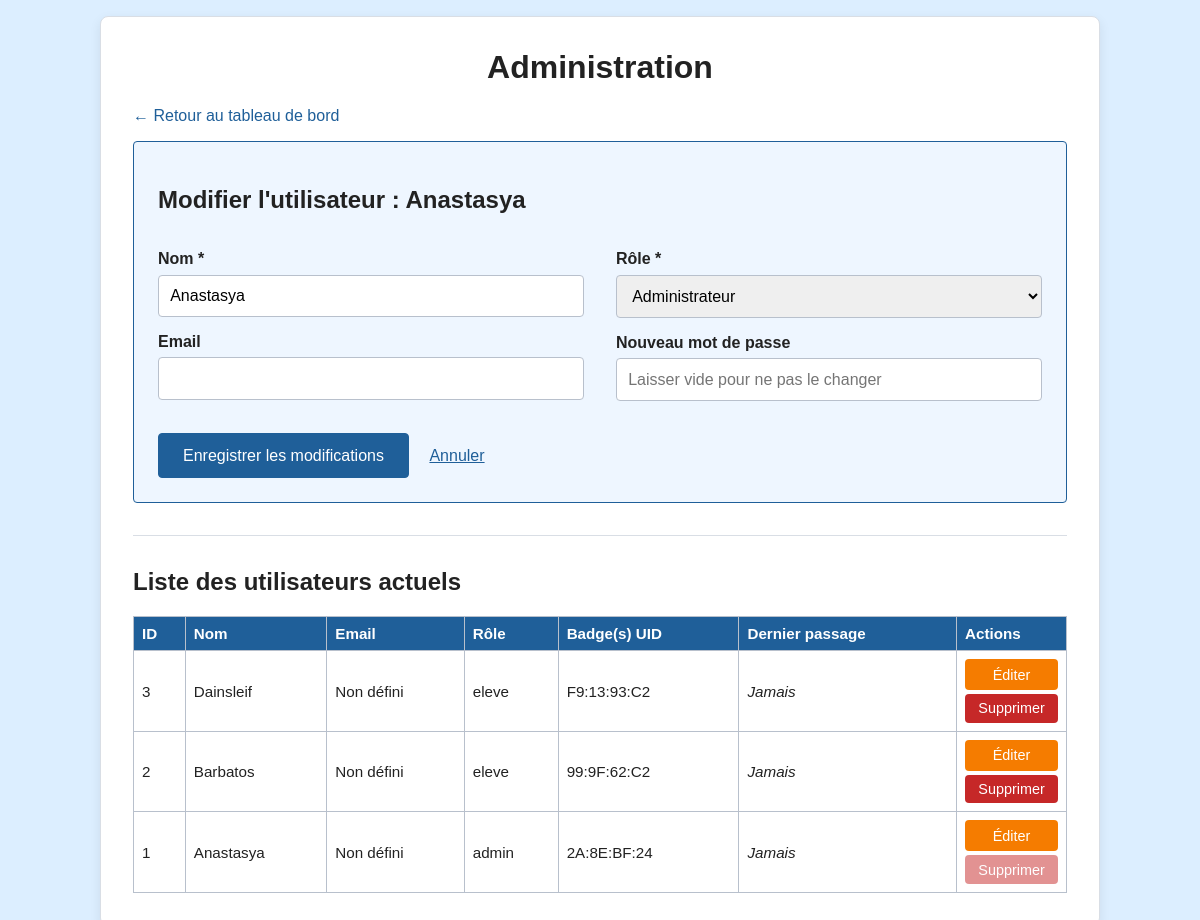
The page /gestion_utilisateurs.php?edit=1 (signed in) on the database its author committed.
### tables this page shows
CREATE TABLE `Utilisateur` (
  `id_user` int(11) NOT NULL AUTO_INCREMENT,
  `nom` varchar(50) NOT NULL,
  `prenom` varchar(50) DEFAULT NULL,
  `email` varchar(100) DEFAULT NULL,
  `mot_de_passe` varchar(255) DEFAULT NULL,
  `role` enum('admin','eleve') NOT NULL DEFAULT 'eleve',
  PRIMARY KEY (`id_user`)
);

### gestion_utilisateurs.php (the view, shortened to what this page needs)
<?php
require_once 'db.php';
$idUtilisateurAEditer = (int)($_GET['edit'] ?? 0);
$utilisateurAEditer = null;
if ($idUtilisateurAEditer > 0) {
    $reqEdit = $pdo->prepare('SELECT id_user, nom, email, role FROM Utilisateur WHERE id_user = :id');
    $reqEdit->execute(['id' => $idUtilisateurAEditer]);
    $utilisateurAEditer = $reqEdit->fetch();
}
try {
    $requeteSelect = $pdo->query('
        SELECT
            u.id_user, u.nom, u.email, u.role,
            GROUP_CONCAT(DISTINCT b.uid_badge SEPARATOR ", ") as badges,
            MAX(a.date_heure) as dernier_passage
        FROM Utilisateur u
        LEFT JOIN Badge b ON u.id_user = b.id_user
        LEFT JOIN Acces a ON b.id_badge = a.id_badge
        GROUP BY u.id_user
        ORDER BY u.id_user DESC
    ');
    $utilisateurs = $requeteSelect->fetchAll();
} catch (PDOException $e) {
    die("Erreur de récupération : " . $e->getMessage());
}
?>
<!DOCTYPE html>
<html lang="fr">
<head>
    <link rel="stylesheet" href="styleprojet.css">
</head>
<body>
    <main class="admin-main">
        <h1>Administration</h1>
        <p><a href="tableauDeBord.php" style="color: #1f5f99; text-decoration: none;">← Retour au tableau de bord</a></p>
        <?php if ($utilisateurAEditer): ?>
            <div style="background: #eef6ff; padding: 1.5rem; border: 1px solid #1f5f99; border-radius: 4px;">
                <h2>Modifier l'utilisateur : <?= htmlspecialchars($utilisateurAEditer['nom']) ?></h2>
                <form method="post" action="gestion_utilisateurs.php">
                    <div class="form-grid">
                        <div>
                            <p>
                                <label for="nom_modif">Nom *</label><br>
                                <input type="text" id="nom_modif" name="nom" value="<?= htmlspecialchars($utilisateurAEditer['nom'], ENT_QUOTES, 'UTF-8') ?>" required>
                            </p>
                            <p>
                                <label for="email_modif">Email</label><br>
                                <input type="email" id="email_modif" name="email" value="<?= htmlspecialchars((string)$utilisateurAEditer['email'], ENT_QUOTES, 'UTF-8') ?>">
                            </p>
                        </div>
                        <div>
                            <p>
                                <label for="role_modif">Rôle *</label><br>
                                <select id="role_modif" name="role" required>
                                    <option value="admin" <?= $utilisateurAEditer['role'] === 'admin' ? 'selected' : '' ?>>Administrateur</option>
                                </select>
                            </p>
                            <p>
                                <label for="mdp_modif">Nouveau mot de passe</label><br>
                                <input type="password" id="mdp_modif" name="mot_de_passe" placeholder="Laisser vide pour ne pas le changer">
                            </p>
                        </div>
                    </div>
                    <button type="submit" name="modifier_utilisateur" style="width: auto; margin-top: 1rem; padding: 0.8rem 1.5rem;">Enregistrer les modifications</button>
                    <a href="gestion_utilisateurs.php" style="display:inline-block; margin-left: 1rem; color:#1f5f99;">Annuler</a>
                </form>
            </div>
            <hr class="separateur">
        <?php endif; ?>
        <h2>Liste des utilisateurs actuels</h2>
        <table>
            <thead>
                <tr>
                    <th>ID</th>
                    <th>Nom</th>
                    <th>Email</th>
                    <th>Rôle</th>
                    <th>Badge(s) UID</th>
                    <th>Dernier passage</th>
                    <th style="width: 110px;">Actions</th>
                </tr>
            </thead>
            <tbody>
                <?php foreach ($utilisateurs as $user): ?>
                    <tr>
                        <td><?= (int)$user['id_user'] ?></td>
                        <td><?= htmlspecialchars($user['nom'], ENT_QUOTES, 'UTF-8') ?></td>
                        <td><?= htmlspecialchars($user['email'] ?? 'Non défini', ENT_QUOTES, 'UTF-8') ?></td>
                        <td><?= htmlspecialchars($user['role'], ENT_QUOTES, 'UTF-8') ?></td>
                        <td><?= htmlspecialchars($user['badges'] ?? 'Aucun', ENT_QUOTES, 'UTF-8') ?></td>
                        <td>
                            <?php
                            if ($user['dernier_passage']) {
                                echo htmlspecialchars(date('d/m/Y H:i', strtotime($user['dernier_passage'])));
                            } else {
                                echo '<em>Jamais</em>';
                            }
                            ?>
                        </td>
                        <td style="text-align: center;">
                            <a href="gestion_utilisateurs.php?edit=<?= (int)$user['id_user'] ?>" class="btn-action btn-editer" style="display: block; width: 100%; box-sizing: border-box;">Éditer</a>
                            <form method="post" action="gestion_utilisateurs.php" style="margin: 0;" onsubmit="return confirm('Êtes-vous sûr de vouloir supprimer l\'utilisateur <?= htmlspecialchars(addslashes($user['nom'])) ?> ?');">
                                <button type="submit" name="supprimer_utilisateur" class="btn-action btn-supprimer" <?= ((int)$user['id_user'] === (int)$_SESSION['id_user']) ? 'disabled style="opacity: 0.5; cursor: not-allowed;" title="Impossible"' : '' ?>>
                                    Supprimer
                                </button>
                            </form>
                        </td>
                    </tr>
                <?php endforeach; ?>
            </tbody>
        </table>
    </main>
</body>
</html>

### styleprojet.css (style rules this page uses)
* { box-sizing: border-box; }
body { margin: 0; min-height: 100vh; display: flex; align-items: center; justify-content: center; padding: 1rem; font-family: Arial, sans-serif; background: #dceeff; color: #222; }
main { width: 100%; max-width: 420px; padding: 2rem; background: #fff; border: 1px solid #d9dee5; border-radius: 8px; box-shadow: 0 4px 12px rgba(0, 0, 0, 0.08); }
h1 { margin-top: 0; text-align: center; }
label { display: inline-block; margin-bottom: 0.4rem; font-weight: bold; }
input, button { width: 100%; padding: 0.7rem; font: inherit; border: 1px solid #b8c0cc; border-radius: 4px; }
button { border-color: #1f5f99; background: #1f5f99; color: #fff; cursor: pointer; }

### gestion_utilisateurs.php (style rules this page uses)
.admin-main { max-width: 1000px; }
table { width: 100%; border-collapse: collapse; margin-top: 1rem; font-size: 0.95rem; }
th, td { border: 1px solid #b8c0cc; padding: 0.5rem; text-align: left; }
th { background: #1f5f99; color: white; }
select { width: 100%; padding: 0.7rem; border: 1px solid #b8c0cc; border-radius: 4px; font: inherit; }
hr.separateur { border: 0; border-top: 1px solid #d9dee5; margin: 2rem 0; }
.form-grid { display: grid; grid-template-columns: 1fr 1fr; gap: 2rem; }
.btn-action { display: inline-block; padding: 0.4rem 0.6rem; font-size: 0.9rem; text-decoration: none; border-radius: 4px; border: 1px solid transparent; cursor: pointer; }
.btn-editer { background: #f57c00; color: white; margin-bottom: 4px; }
.btn-supprimer { background: #c62828; color: white; border: none; width: 100%; }

### rows shown on the page
utilisateur: nom "Anastasya", role "Administrateur", id_user "1", email "Non défini", role "admin", badges "2A:8E:BF:24"
utilisateur: id_user "3", nom "Dainsleif", email "Non défini", role "eleve", badges "F9:13:93:C2"
utilisateur: id_user "2", nom "Barbatos", email "Non défini", role "eleve", badges "99:9F:62:C2"
